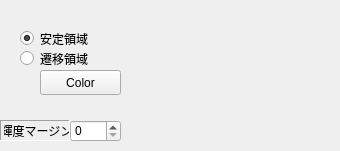
        <widget class="QWidget" name="PageColor_3">
         <widget class="QLabel" name="label_66">
          <property name="geometry">
           <rect>
            <x>0</x>
            <y>120</y>
            <width>70</width>
            <height>21</height>
           </rect>
          </property>
          <property name="frameShape">
           <enum>QFrame::Panel</enum>
          </property>
          <property name="frameShadow">
           <enum>QFrame::Sunken</enum>
          </property>
          <property name="text">
           <string>輝度マージン</string>
          </property>
          <property name="alignment">
           <set>Qt::AlignCenter|Qt::AlignHCenter|Qt::AlignLeading|Qt::AlignLeft|Qt::AlignVCenter</set>
          </property>
         </widget>
         <widget class="QSpinBox" name="EditInsideMergin">
          <property name="geometry">
           <rect>
            <x>70</x>
            <y>120</y>
            <width>51</width>
            <height>22</height>
           </rect>
          </property>
          <property name="maximum">
           <number>99999999</number>
          </property>
         </widget>
         <widget class="QPushButton" name="pushButtonInsideColor">
          <property name="geometry">
           <rect>
            <x>40</x>
            <y>70</y>
            <width>81</width>
            <height>25</height>
           </rect>
          </property>
          <property name="text">
           <string>Color</string>
          </property>
          <property name="icon">
           <iconset resource="PropertyOutline.qrc">
            <normaloff>:/Qtres/Color.png</normaloff>:/Qtres/Color.png</iconset>
          </property>
         </widget>
         <widget class="QFrame" name="frame_2">
          <property name="geometry">
           <rect>
            <x>10</x>
            <y>20</y>
            <width>111</width>
            <height>51</height>
           </rect>
          </property>
          <property name="frameShape">
           <enum>QFrame::NoFrame</enum>
          </property>
          <property name="frameShadow">
           <enum>QFrame::Raised</enum>
          </property>
          <widget class="QRadioButton" name="radioButtonInsideStable">
           <property name="geometry">
            <rect>
             <x>10</x>
             <y>10</y>
             <width>101</width>
             <height>17</height>
            </rect>
           </property>
           <property name="text">
            <string>安定領域</string>
           </property>
           <property name="checked">
            <bool>true</bool>
           </property>
          </widget>
          <widget class="QRadioButton" name="radioButtonInsideTrans">
           <property name="geometry">
            <rect>
             <x>10</x>
             <y>30</y>
             <width>101</width>
             <height>17</height>
            </rect>
           </property>
           <property name="text">
            <string>遷移領域</string>
           </property>
          </widget>
         </widget>
         <widget class="QStackedWidget" name="stackedframeInside">
          <property name="geometry">
           <rect>
            <x>120</x>
            <y>10</y>
            <width>211</width>
            <height>131</height>
           </rect>
          </property>
          <property name="currentIndex">
           <number>0</number>
          </property>
          <widget class="QWidget" name="Stable"/>
          <widget class="QWidget" name="Trans"/>
          <widget class="QWidget" name="page_8"/>
         </widget>
        </widget>
